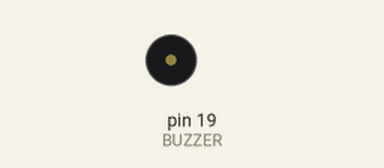
Recording of a sketch running on a simulated Arduino Uno, built with avr-gcc and run on an emulated ATmega328P. Parts: buzzer (waves = sounding, pin HIGH).

Above: at 0.6 s.
Timing chart, 0 to 3.0 s (numbered marks = the images above):
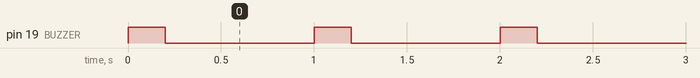

The sketch:

buzzer-test.ino
```cpp
const int BUZZER = 19;

void setup() {
  pinMode(BUZZER, OUTPUT);
}

void loop() {
  // Simple beep
  digitalWrite(BUZZER, HIGH);
  delay(200);
  digitalWrite(BUZZER, LOW);
  delay(800);
}
```

Measured:
- by itself, pin 19 (BUZZER): alternates HIGH for 0.20 s and LOW for 0.80 s
